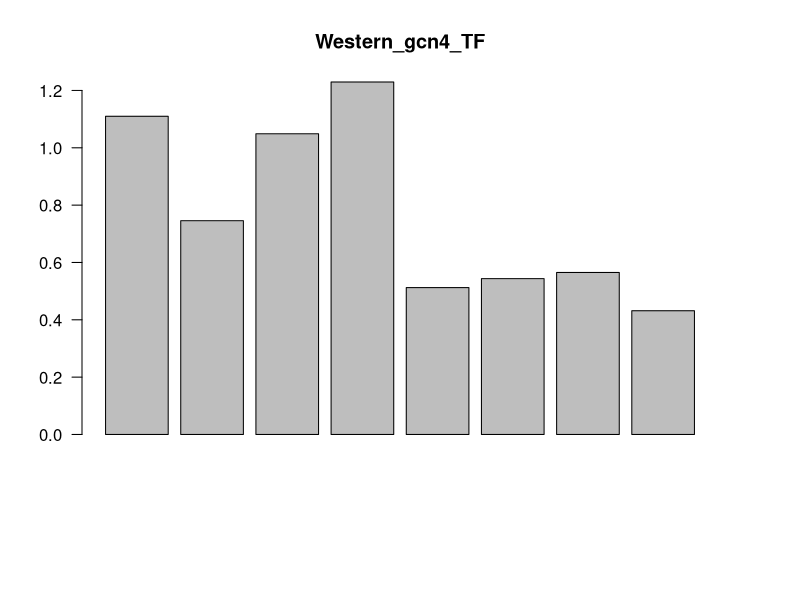

Source code (R):
#Quantification of gcn4 western

hexo <- c(7758.841, 12698.154, 12782.154, 8144.447, 
          12080.962, 17121.104, 12142.497, 9738.619)
gcn4_tf <- c(8611.326, 9468.225, 13406.740, 10013.104, 6189.447, 9307.033, 6861.154, 4203.205)
samp <- c("Nup133_un", "Nup145_un", "UBC9_un", "Ulp1_un", 
          "Nup133_tet", "Nup145_tet", "UBC9_tet", "Ulp1_tet")
western <- data.frame(hexo, gcn4_tf, samp)
western$norm <- western$gcn4_tf/western$hexo

pdf("GCN4_western.pdf", useDingbats=FALSE, width=5, height=6)
par(mar=c(8,4,4,4)+.1)
barplot(western$norm, main="Western_gcn4_TF", las = 2)
dev.off()

